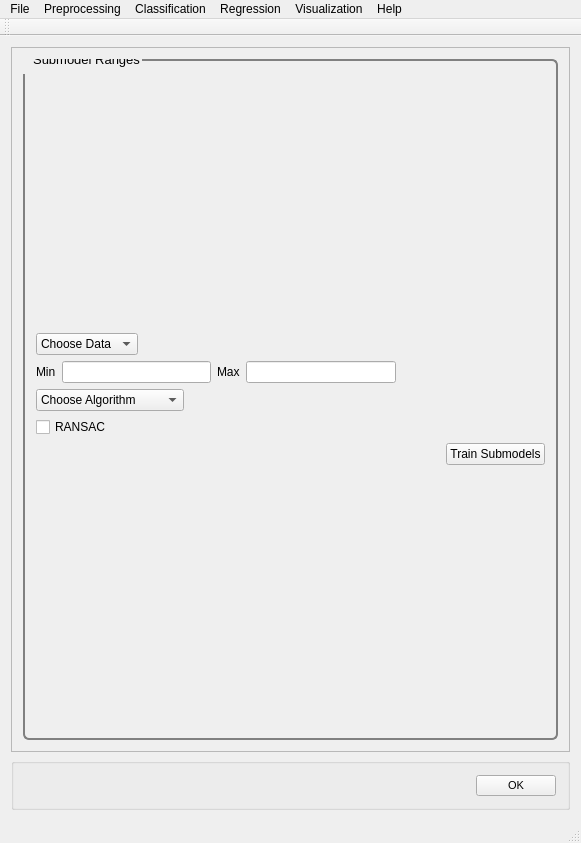
<?xml version="1.0" encoding="UTF-8"?>
<ui version="4.0">
 <class>MainWindow</class>
 <widget class="QMainWindow" name="MainWindow">
  <property name="geometry">
   <rect>
    <x>0</x>
    <y>0</y>
    <width>581</width>
    <height>843</height>
   </rect>
  </property>
  <property name="windowTitle">
   <string>PYSAT</string>
  </property>
  <widget class="QWidget" name="centralWidget">
   <layout class="QVBoxLayout" name="verticalLayout_9">
    <item>
     <widget class="QScrollArea" name="scrollArea">
      <property name="widgetResizable">
       <bool>true</bool>
      </property>
      <widget class="QWidget" name="scrollAreaWidgetContents_2">
       <property name="geometry">
        <rect>
         <x>0</x>
         <y>0</y>
         <width>561</width>
         <height>721</height>
        </rect>
       </property>
       <property name="font">
        <font>
         <pointsize>8</pointsize>
        </font>
       </property>
       <property name="styleSheet">
        <string notr="true">QGroupBox {
  border: 2px solid gray;
  border-radius: 6px;
  margin-top: 0.5em;
}

QGroupBox::title {

  padding-top: -14px;
  padding-left: 8px;
}
</string>
       </property>
       <layout class="QVBoxLayout" name="verticalLayout_8">
        <item>
         <widget class="QGroupBox" name="submodel">
          <property name="font">
           <font>
            <pointsize>10</pointsize>
           </font>
          </property>
          <property name="title">
           <string>Submodel Ranges</string>
          </property>
          <layout class="QVBoxLayout" name="verticalLayout">
           <item>
            <layout class="QVBoxLayout" name="submodel_vlayout">
             <item>
              <layout class="QHBoxLayout" name="submodel_choosedata_hlayout">
               <item>
                <widget class="QComboBox" name="submodel_choosedata">
                 <property name="iconSize">
                  <size>
                   <width>50</width>
                   <height>20</height>
                  </size>
                 </property>
                 <item>
                  <property name="text">
                   <string>Choose Data</string>
                  </property>
                 </item>
                 <item>
                  <property name="text">
                   <string>Known Data</string>
                  </property>
                 </item>
                </widget>
               </item>
               <item>
                <spacer name="submodel_choosedata_spacer">
                 <property name="orientation">
                  <enum>Qt::Horizontal</enum>
                 </property>
                 <property name="sizeHint" stdset="0">
                  <size>
                   <width>40</width>
                   <height>20</height>
                  </size>
                 </property>
                </spacer>
               </item>
              </layout>
             </item>
             <item>
              <layout class="QHBoxLayout" name="horizontalLayout">
               <item>
                <widget class="QLabel" name="label">
                 <property name="text">
                  <string>Min</string>
                 </property>
                </widget>
               </item>
               <item>
                <widget class="QLineEdit" name="lineEdit"/>
               </item>
               <item>
                <widget class="QLabel" name="label_2">
                 <property name="text">
                  <string>Max</string>
                 </property>
                </widget>
               </item>
               <item>
                <widget class="QLineEdit" name="lineEdit_2"/>
               </item>
               <item>
                <spacer name="horizontalSpacer">
                 <property name="orientation">
                  <enum>Qt::Horizontal</enum>
                 </property>
                 <property name="sizeHint" stdset="0">
                  <size>
                   <width>40</width>
                   <height>20</height>
                  </size>
                 </property>
                </spacer>
               </item>
              </layout>
             </item>
             <item>
              <layout class="QHBoxLayout" name="submodel_choosealg_hlayout">
               <item>
                <widget class="QComboBox" name="submodel_choosealg">
                 <property name="iconSize">
                  <size>
                   <width>50</width>
                   <height>20</height>
                  </size>
                 </property>
                 <item>
                  <property name="text">
                   <string>Choose Algorithm</string>
                  </property>
                 </item>
                 <item>
                  <property name="text">
                   <string>PLS</string>
                  </property>
                 </item>
                 <item>
                  <property name="text">
                   <string>GP</string>
                  </property>
                 </item>
                 <item>
                  <property name="text">
                   <string>Others coming soon...</string>
                  </property>
                 </item>
                </widget>
               </item>
               <item>
                <spacer name="submodel_choosealg_spacer">
                 <property name="orientation">
                  <enum>Qt::Horizontal</enum>
                 </property>
                 <property name="sizeHint" stdset="0">
                  <size>
                   <width>40</width>
                   <height>20</height>
                  </size>
                 </property>
                </spacer>
               </item>
              </layout>
             </item>
             <item>
              <widget class="QCheckBox" name="regression_ransac_checkbox">
               <property name="text">
                <string>RANSAC</string>
               </property>
              </widget>
             </item>
             <item>
              <layout class="QHBoxLayout" name="submodel_trainbutton_hlayout">
               <item>
                <spacer name="submodel_trainbutton_spacer">
                 <property name="orientation">
                  <enum>Qt::Horizontal</enum>
                 </property>
                 <property name="sizeHint" stdset="0">
                  <size>
                   <width>40</width>
                   <height>20</height>
                  </size>
                 </property>
                </spacer>
               </item>
               <item>
                <widget class="QPushButton" name="submodel_trainbutton">
                 <property name="text">
                  <string>Train Submodels</string>
                 </property>
                </widget>
               </item>
              </layout>
             </item>
            </layout>
           </item>
          </layout>
         </widget>
        </item>
       </layout>
      </widget>
     </widget>
    </item>
    <item>
     <widget class="QGroupBox" name="OK">
      <layout class="QHBoxLayout" name="ok">
       <item>
        <spacer name="horizontalSpacer_5">
         <property name="orientation">
          <enum>Qt::Horizontal</enum>
         </property>
         <property name="sizeHint" stdset="0">
          <size>
           <width>40</width>
           <height>20</height>
          </size>
         </property>
        </spacer>
       </item>
       <item>
        <widget class="QPushButton" name="okButton">
         <property name="font">
          <font>
           <pointsize>8</pointsize>
          </font>
         </property>
         <property name="mouseTracking">
          <bool>false</bool>
         </property>
         <property name="text">
          <string>OK</string>
         </property>
        </widget>
       </item>
      </layout>
     </widget>
    </item>
   </layout>
  </widget>
  <widget class="QToolBar" name="mainToolBar">
   <attribute name="toolBarArea">
    <enum>TopToolBarArea</enum>
   </attribute>
   <attribute name="toolBarBreak">
    <bool>false</bool>
   </attribute>
  </widget>
  <widget class="QStatusBar" name="statusBar"/>
  <widget class="QMenuBar" name="menuBar">
   <property name="geometry">
    <rect>
     <x>0</x>
     <y>0</y>
     <width>581</width>
     <height>21</height>
    </rect>
   </property>
   <widget class="QMenu" name="menuFile">
    <property name="title">
     <string>File</string>
    </property>
    <addaction name="actionLoad_Refence_Data"/>
    <addaction name="actionLoad_Unknown_Data"/>
    <addaction name="actionSet_output_location"/>
    <addaction name="separator"/>
    <addaction name="actionSave_Current_Plots"/>
    <addaction name="actionSave_Current_Data"/>
    <addaction name="separator"/>
    <addaction name="actionCreate_New_Workflow"/>
    <addaction name="actionSave_Current_Workflow"/>
    <addaction name="separator"/>
    <addaction name="actionExit"/>
   </widget>
   <widget class="QMenu" name="menuPreprocessing">
    <property name="title">
     <string>Preprocessing</string>
    </property>
    <widget class="QMenu" name="menuBaseline_Removal">
     <property name="title">
      <string>Baseline Removal</string>
     </property>
     <addaction name="actionALS"/>
     <addaction name="actionDietrich"/>
     <addaction name="actionPolyFit"/>
     <addaction name="actionAirPLS"/>
     <addaction name="actionFABC"/>
     <addaction name="actionKK"/>
     <addaction name="actionMario"/>
     <addaction name="actionMedian"/>
     <addaction name="actionRubberband"/>
     <addaction name="actionUndecimated_Wavelet"/>
    </widget>
    <widget class="QMenu" name="menuCalibration_Transfer">
     <property name="title">
      <string>Calibration Transfer</string>
     </property>
     <addaction name="actionRatio"/>
     <addaction name="actionTommy_s_Methgod"/>
     <addaction name="actionPiecewise_Direct_Standardization"/>
     <addaction name="actionOthers_3"/>
    </widget>
    <addaction name="actionNormalization"/>
    <addaction name="actionNoise_Reduction"/>
    <addaction name="actionApply_Mask"/>
    <addaction name="actionInterpolate"/>
    <addaction name="actionInstrument_Response"/>
    <addaction name="menuBaseline_Removal"/>
    <addaction name="menuCalibration_Transfer"/>
    <addaction name="actionICA_2"/>
    <addaction name="actionPCA_2"/>
   </widget>
   <widget class="QMenu" name="menuRegression">
    <property name="title">
     <string>Regression</string>
    </property>
    <addaction name="actionCross_Validation"/>
    <addaction name="actionTrain"/>
    <addaction name="actionPredict"/>
    <addaction name="actionCreate_N_Folds"/>
    <addaction name="actionCreate_Test_Folds"/>
    <addaction name="actionSubmodel_Ranges"/>
   </widget>
   <widget class="QMenu" name="menuHelp">
    <property name="title">
     <string>Help</string>
    </property>
    <addaction name="actionIndex"/>
    <addaction name="actionContent_2"/>
    <addaction name="separator"/>
    <addaction name="actionAbout"/>
    <addaction name="actionAbout_QtCreator"/>
   </widget>
   <widget class="QMenu" name="menuClassification">
    <property name="title">
     <string>Classification</string>
    </property>
    <widget class="QMenu" name="menuSupervised">
     <property name="title">
      <string>Supervised</string>
     </property>
     <addaction name="actionPLS_DA"/>
     <addaction name="actionSIMCA"/>
    </widget>
    <widget class="QMenu" name="menuClustering">
     <property name="title">
      <string>Clustering</string>
     </property>
     <addaction name="actionK_means"/>
     <addaction name="actionHierarchical_2"/>
    </widget>
    <addaction name="menuSupervised"/>
    <addaction name="menuClustering"/>
   </widget>
   <widget class="QMenu" name="menuVisualization">
    <property name="title">
     <string>Visualization</string>
    </property>
    <addaction name="actionLine_Plot"/>
    <addaction name="action1_to_1_Plot"/>
    <addaction name="actionScatter_Plot"/>
   </widget>
   <addaction name="menuFile"/>
   <addaction name="menuPreprocessing"/>
   <addaction name="menuClassification"/>
   <addaction name="menuRegression"/>
   <addaction name="menuVisualization"/>
   <addaction name="menuHelp"/>
  </widget>
  <action name="actionLoad_Refence_Data">
   <property name="text">
    <string>Load Refence Data</string>
   </property>
  </action>
  <action name="actionLoad_Unknown_Data">
   <property name="text">
    <string>Load Unknown Data</string>
   </property>
  </action>
  <action name="actionSave_Current_Workflow">
   <property name="text">
    <string>Save Current Workflow</string>
   </property>
  </action>
  <action name="actionSave_Current_Plots">
   <property name="text">
    <string>Save Current Plots</string>
   </property>
  </action>
  <action name="actionSave_Current_Data">
   <property name="text">
    <string>Save Current Data</string>
   </property>
  </action>
  <action name="actionCreate_New_Workflow">
   <property name="text">
    <string>Create New Workflow</string>
   </property>
  </action>
  <action name="actionNoise_Reduction">
   <property name="text">
    <string>Noise Reduction</string>
   </property>
  </action>
  <action name="actionApply_Mask">
   <property name="text">
    <string>Apply Mask</string>
   </property>
  </action>
  <action name="actionInterpolate">
   <property name="text">
    <string>Interpolate (unknown to known)</string>
   </property>
  </action>
  <action name="actionInstrument_Response">
   <property name="text">
    <string>Instrument Response</string>
   </property>
  </action>
  <action name="actionALS">
   <property name="text">
    <string>ALS</string>
   </property>
  </action>
  <action name="actionDietrich">
   <property name="text">
    <string>Dietrich</string>
   </property>
  </action>
  <action name="actionPolyFit">
   <property name="text">
    <string>PolyFit</string>
   </property>
  </action>
  <action name="actionAirPLS">
   <property name="text">
    <string>AirPLS</string>
   </property>
  </action>
  <action name="actionFABC">
   <property name="text">
    <string>FABC</string>
   </property>
  </action>
  <action name="actionKK">
   <property name="text">
    <string>KK</string>
   </property>
  </action>
  <action name="actionMario">
   <property name="text">
    <string>Mario</string>
   </property>
  </action>
  <action name="actionMedian">
   <property name="text">
    <string>Median</string>
   </property>
  </action>
  <action name="actionRubberband">
   <property name="text">
    <string>Rubberband</string>
   </property>
  </action>
  <action name="actionUndecimated_Wavelet">
   <property name="text">
    <string>Undecimated Wavelet</string>
   </property>
  </action>
  <action name="actionRatio">
   <property name="text">
    <string>Ratio</string>
   </property>
  </action>
  <action name="actionTommy_s_Methgod">
   <property name="text">
    <string>Tommy's Method</string>
   </property>
  </action>
  <action name="actionPiecewise_Direct_Standardization">
   <property name="text">
    <string>Piecewise Direct Standardization</string>
   </property>
  </action>
  <action name="actionPCA">
   <property name="text">
    <string>PCA</string>
   </property>
  </action>
  <action name="actionICA">
   <property name="text">
    <string>ICA</string>
   </property>
  </action>
  <action name="actionK_Means">
   <property name="text">
    <string>K-Means</string>
   </property>
  </action>
  <action name="actionHierarchical">
   <property name="text">
    <string>Hierarchical</string>
   </property>
  </action>
  <action name="actionOthers">
   <property name="text">
    <string>Others...</string>
   </property>
  </action>
  <action name="actionOthers_2">
   <property name="text">
    <string>Others...</string>
   </property>
  </action>
  <action name="actionOthers_3">
   <property name="text">
    <string>Others...</string>
   </property>
  </action>
  <action name="actionPLS">
   <property name="text">
    <string>PLS</string>
   </property>
  </action>
  <action name="actionSM_PLS">
   <property name="text">
    <string>SM-PLS</string>
   </property>
  </action>
  <action name="actionICA_Regression">
   <property name="text">
    <string>ICA Regression</string>
   </property>
  </action>
  <action name="actionGaussian_Process">
   <property name="text">
    <string>Gaussian Process</string>
   </property>
  </action>
  <action name="actionMLP">
   <property name="text">
    <string>MLP</string>
   </property>
  </action>
  <action name="actionSVM">
   <property name="text">
    <string>SVM</string>
   </property>
  </action>
  <action name="actionOthers_4">
   <property name="text">
    <string>Others...</string>
   </property>
  </action>
  <action name="actionOthers_5">
   <property name="text">
    <string>Others...</string>
   </property>
  </action>
  <action name="actionIndex">
   <property name="text">
    <string>Index</string>
   </property>
  </action>
  <action name="actionContent_2">
   <property name="text">
    <string>Content</string>
   </property>
  </action>
  <action name="actionAbout">
   <property name="text">
    <string>About...</string>
   </property>
  </action>
  <action name="actionAbout_QtCreator">
   <property name="text">
    <string>About Qt...</string>
   </property>
  </action>
  <action name="actionExit">
   <property name="text">
    <string>Exit</string>
   </property>
  </action>
  <action name="actionNormalization">
   <property name="text">
    <string>Normalization</string>
   </property>
  </action>
  <action name="actionICA_2">
   <property name="text">
    <string>ICA</string>
   </property>
  </action>
  <action name="actionPCA_2">
   <property name="text">
    <string>PCA</string>
   </property>
  </action>
  <action name="actionPLS_DA">
   <property name="text">
    <string>PLS-DA</string>
   </property>
  </action>
  <action name="actionSIMCA">
   <property name="text">
    <string>SIMCA</string>
   </property>
  </action>
  <action name="actionK_means">
   <property name="text">
    <string>K-means</string>
   </property>
  </action>
  <action name="actionHierarchical_2">
   <property name="text">
    <string>Hierarchical</string>
   </property>
  </action>
  <action name="actionCross_Validation">
   <property name="text">
    <string>Cross Validation</string>
   </property>
  </action>
  <action name="actionTrain">
   <property name="text">
    <string>Train</string>
   </property>
  </action>
  <action name="actionPredict">
   <property name="text">
    <string>Predict</string>
   </property>
  </action>
  <action name="actionLine_Plot">
   <property name="text">
    <string>Line Plot</string>
   </property>
  </action>
  <action name="action1_to_1_Plot">
   <property name="text">
    <string>1 to 1 Plot</string>
   </property>
  </action>
  <action name="actionScatter_Plot">
   <property name="text">
    <string>Scatter Plot</string>
   </property>
  </action>
  <action name="actionSet_output_location">
   <property name="text">
    <string>Output Location</string>
   </property>
  </action>
  <action name="actionCreate_N_Folds">
   <property name="text">
    <string>Create N Folds</string>
   </property>
  </action>
  <action name="actionCreate_Test_Folds">
   <property name="text">
    <string>Create Test Folds</string>
   </property>
  </action>
  <action name="actionSubmodel_Ranges">
   <property name="text">
    <string>Submodel Ranges</string>
   </property>
  </action>
 </widget>
 <layoutdefault spacing="6" margin="11"/>
 <resources/>
 <connections/>
</ui>
